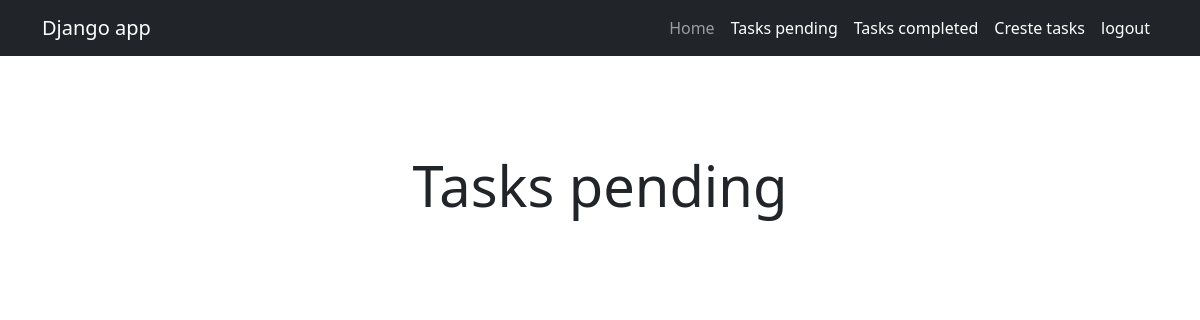
The app's page /tasks_completed/ (signed in), older data.
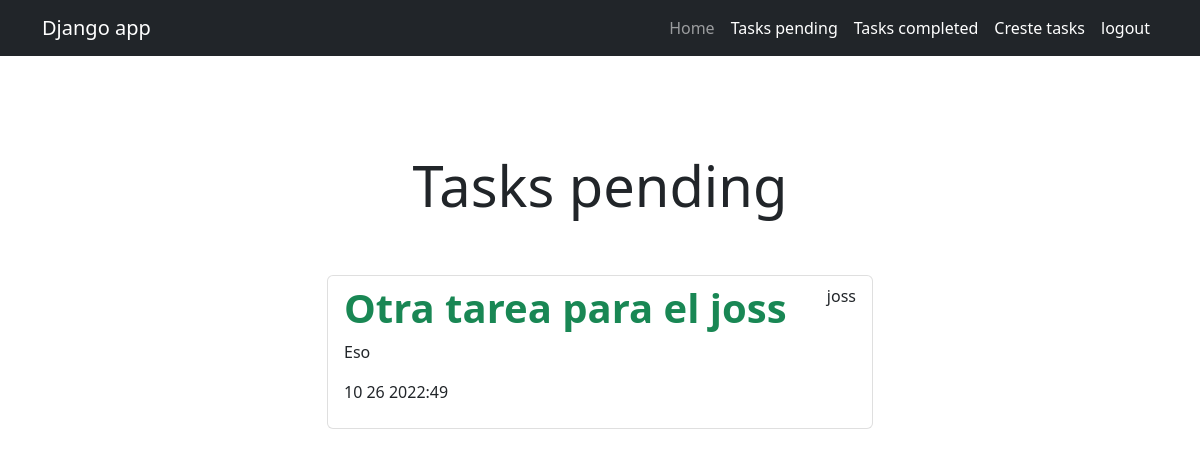
The same page, newer data.
### tasks/models.py (models this page shows, shortened)
class Task(models.Model):
    title = models.CharField(max_length=100)
    description = models.TextField(blank=True)
    created = models.DateTimeField(auto_now_add=True)
    datecomplete = models.DateTimeField(null=True, blank=True)
    important = models.BooleanField(default=True)
    user = models.ForeignKey(User, on_delete=models.CASCADE)

### tasks/views.py (the view)
# urls.py: path('tasks_completed/', views.tasks_completed, name='tasks_completed'),
@login_required
def tasks_completed(request):
    tasks = Task.objects.filter(
        user=request.user, datecomplete__isnull=False).order_by('datecomplete')
    return render(request, 'tasks/tasks.html', {'tasks': tasks})

### tasks/templates/tasks/tasks.html
{% extends "base/base.html" %}
{% block content %}
<main class="container mt-5">
  <div class="row">
    <div class="col-md-6 offset-md-3">
<h2 class="text-center display-4 py-5">Tasks pending</h2>
<ul class="list-group">
  {% for task in tasks %}
    <a class="list-group-item" href="{% url 'task_detail' task.id %}">
      <header class="d-flex justify-content-between" >
        {% if task.important %}
        <h1 class="fw-bold text-success">{{ task.title }}</h1>
        {% else %}
        <h5 class="fw-bold">{{ task.title }}</h5>
        {% endif %}
        <p>{{ task.user.username }}</p>
      </header>
      <p>{{ task.description }}</p>
      <p>{{ task.datecomplete|date:'m j Y:i' }}</p>
    </a>
  {% endfor %}
</ul>
    </div>
  </div>
</main>
{% endblock %}

### tasks/templates/base/base.html (shortened to what this page needs)
<!DOCTYPE html>
<html lang="en">
<head>
    <link rel="stylesheet" href="https://cdn.jsdelivr.net/npm/bootstrap@5.2.2/dist/css/bootstrap.min.css
">
</head>
<body>
    <nav class="navbar navbar-expand-lg bg-dark navbar-dark">
        <div class="container">
            <a class="navbar-brand" href="/">Django app</a>
            <div class="collapse navbar-collapse" id="navbarNav">
                <ul class="navbar-nav ms-auto">
                    <li class="nav-item">
                        <a class="nav-link" href="/">Home</a>
                    </li>
                    <li class="nav-item">
                        <a class="nav-link active" href="{% url 'tasks' %}">Tasks pending</a>
                    </li>
                    <li class="nav-item">
                        <a class="nav-link active" href="{% url 'tasks_completed' %}">Tasks completed</a>
                    </li>
                    <li class="nav-item">
                        <a class="nav-link active" href="/tasks/create">Creste tasks</a>
                    </li>
                    {% if user.is_authenticated %}
                    <li class="nav-item">
                        <a class="nav-link active" href="/logout">logout</a>
                    </li>
                    {% endif %}
                </ul>
            </div>
        </div>
    </nav>
    {% block content %}
    {% endblock %}
</body>
</html>

Row changes from the older to the newer data that the page shows:
added Task: title "Otra tarea para el joss", user.username "joss", description "Eso", datecomplete "10 26 2022:49"
